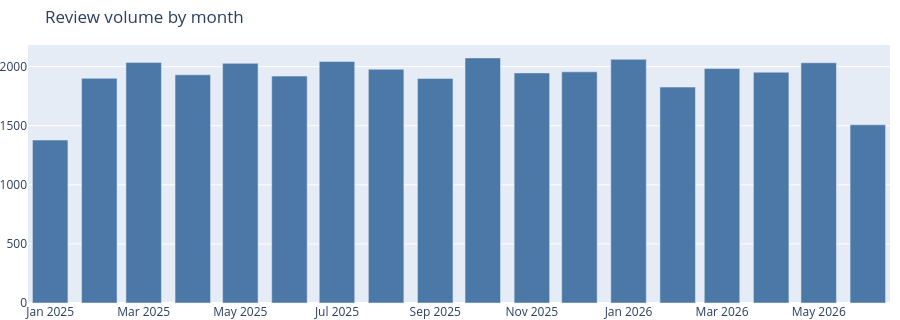
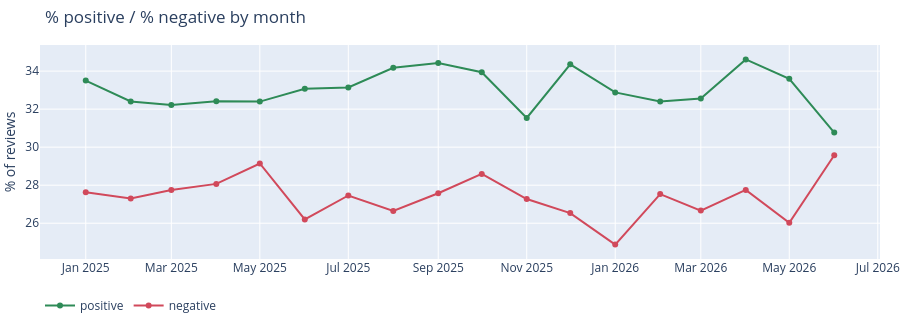
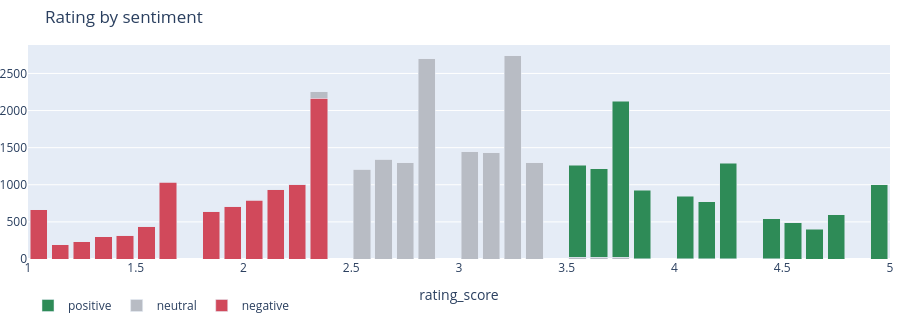
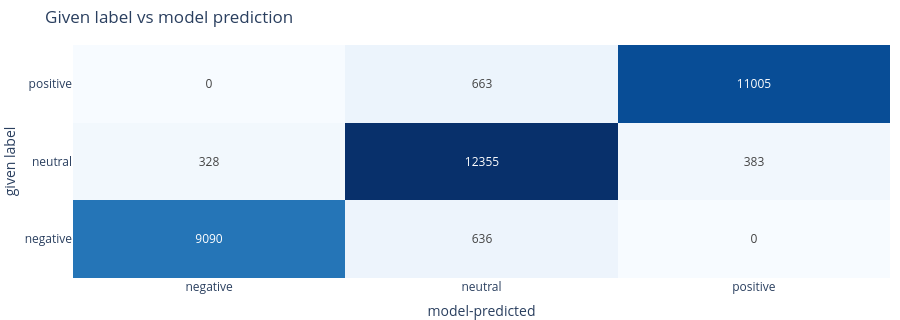

Notebook source saved alongside these figures, in order:
### Markdown cell above
### Overview

### Code cell
view_overview(rev0, sen0)

### Figure 1 — Plotly figure (JSON) as saved in the notebook; plotly's stock layout.template omitted (floating-point values rounded to 4 significant figures)
{"data": [{"marker": {"color": "#4C78A8"}, "type": "bar", "x": ["2025-01-01T00:00:00.000000", "2025-02-01T00:00:00.000000", "2025-03-01T00:00:00.000000", "2025-04-01T00:00:00.000000", "2025-05-01T00:00:00.000000", "2025-06-01T00:00:00.000000", "2025-07-01T00:00:00.000000", "2025-08-01T00:00:00.000000", "2025-09-01T00:00:00.000000", "2025-10-01T00:00:00.000000", "2025-11-01T00:00:00.000000", "2025-12-01T00:00:00.000000", "2026-01-01T00:00:00.000000", "2026-02-01T00:00:00.000000", "2026-03-01T00:00:00.000000", "2026-04-01T00:00:00.000000", "2026-05-01T00:00:00.000000", "2026-06-01T00:00:00.000000"], "y": [1379, 1901, 2036, 1931, 2028, 1920, 2043, 1978, 1900, 2074, 1947, 1956, 2062, 1827, 1984, 1953, 2033, 1508]}], "layout": {"height": 320, "legend": {"orientation": "h", "y": -0.15}, "margin": {"b": 0, "l": 0, "r": 10, "t": 45}, "title": {"text": "Review volume by month"}}}

### Figure 2 — Plotly figure (JSON) as saved in the notebook; plotly's stock layout.template omitted (floating-point values rounded to 4 significant figures)
{"data": [{"line": {"color": "#2E8B57"}, "mode": "lines+markers", "name": "positive", "type": "scatter", "x": ["2025-01-01T00:00:00.000000", "2025-02-01T00:00:00.000000", "2025-03-01T00:00:00.000000", "2025-04-01T00:00:00.000000", "2025-05-01T00:00:00.000000", "2025-06-01T00:00:00.000000", "2025-07-01T00:00:00.000000", "2025-08-01T00:00:00.000000", "2025-09-01T00:00:00.000000", "2025-10-01T00:00:00.000000", "2025-11-01T00:00:00.000000", "2025-12-01T00:00:00.000000", "2026-01-01T00:00:00.000000", "2026-02-01T00:00:00.000000", "2026-03-01T00:00:00.000000", "2026-04-01T00:00:00.000000", "2026-05-01T00:00:00.000000", "2026-06-01T00:00:00.000000"], "y": [33.5, 32.4, 32.22, 32.42, 32.4, 33.07, 33.14, 34.18, 34.42, 33.94, 31.54, 34.36, 32.88, 32.4, 32.56, 34.61, 33.6, 30.77]}, {"line": {"color": "#D1495B"}, "mode": "lines+markers", "name": "negative", "type": "scatter", "x": ["2025-01-01T00:00:00.000000", "2025-02-01T00:00:00.000000", "2025-03-01T00:00:00.000000", "2025-04-01T00:00:00.000000", "2025-05-01T00:00:00.000000", "2025-06-01T00:00:00.000000", "2025-07-01T00:00:00.000000", "2025-08-01T00:00:00.000000", "2025-09-01T00:00:00.000000", "2025-10-01T00:00:00.000000", "2025-11-01T00:00:00.000000", "2025-12-01T00:00:00.000000", "2026-01-01T00:00:00.000000", "2026-02-01T00:00:00.000000", "2026-03-01T00:00:00.000000", "2026-04-01T00:00:00.000000", "2026-05-01T00:00:00.000000", "2026-06-01T00:00:00.000000"], "y": [27.63, 27.3, 27.75, 28.07, 29.14, 26.2, 27.46, 26.64, 27.58, 28.59, 27.27, 26.53, 24.88, 27.53, 26.66, 27.75, 26.02, 29.58]}], "layout": {"height": 320, "legend": {"orientation": "h", "y": -0.15}, "margin": {"b": 0, "l": 0, "r": 10, "t": 45}, "title": {"text": "% positive / % negative by month"}, "yaxis": {"title": {"text": "% of reviews"}}}}

### Figure 3 — Plotly figure (JSON) as saved in the notebook; plotly's stock layout.template omitted (floating-point values rounded to 4 significant figures)
{"data": [{"marker": {"color": "#D1495B"}, "name": "negative", "type": "bar", "x": [1.05, 1.15, 1.25, 1.35, 1.45, 1.55, 1.65, 1.75, 1.85, 1.95, 2.05, 2.15, 2.25, 2.35, 2.45, 2.55, 2.65, 2.75, 2.85, 2.95, 3.05, 3.15, 3.25, 3.35, 3.45, 3.55, 3.65, 3.75, 3.85, 3.95, 4.05, 4.15, 4.25, 4.35, 4.45, 4.55, 4.65, 4.75, 4.85, 4.95], "y": [662, 189, 231, 302, 317, 434, 1034, 0, 640, 711, 790, 936, 1006, 2166, 0, 0, 0, 0, 0, 0, 0, 0, 0, 0, 0, 0, 0, 0, 0, 0, 0, 0, 0, 0, 0, 0, 0, 0, 0, 0]}, {"marker": {"color": "#B8BCC4"}, "name": "neutral", "type": "bar", "x": [1.05, 1.15, 1.25, 1.35, 1.45, 1.55, 1.65, 1.75, 1.85, 1.95, 2.05, 2.15, 2.25, 2.35, 2.45, 2.55, 2.65, 2.75, 2.85, 2.95, 3.05, 3.15, 3.25, 3.35, 3.45, 3.55, 3.65, 3.75, 3.85, 3.95, 4.05, 4.15, 4.25, 4.35, 4.45, 4.55, 4.65, 4.75, 4.85, 4.95], "y": [1, 0, 0, 1, 0, 4, 4, 0, 2, 2, 6, 7, 4, 85, 0, 1211, 1341, 1294, 2698, 0, 1448, 1429, 2738, 1296, 0, 21, 26, 21, 5, 0, 4, 3, 1, 0, 2, 0, 0, 0, 0, 0]}, {"marker": {"color": "#2E8B57"}, "name": "positive", "type": "bar", "x": [1.05, 1.15, 1.25, 1.35, 1.45, 1.55, 1.65, 1.75, 1.85, 1.95, 2.05, 2.15, 2.25, 2.35, 2.45, 2.55, 2.65, 2.75, 2.85, 2.95, 3.05, 3.15, 3.25, 3.35, 3.45, 3.55, 3.65, 3.75, 3.85, 3.95, 4.05, 4.15, 4.25, 4.35, 4.45, 4.55, 4.65, 4.75, 4.85, 4.95], "y": [0, 0, 0, 0, 0, 0, 0, 0, 0, 0, 0, 0, 0, 0, 0, 0, 0, 0, 0, 0, 0, 0, 1, 1, 0, 1245, 1191, 2106, 920, 0, 842, 770, 1286, 0, 540, 491, 401, 596, 0, 998]}], "layout": {"barmode": "stack", "height": 320, "legend": {"orientation": "h", "y": -0.15}, "margin": {"b": 0, "l": 0, "r": 10, "t": 45}, "title": {"text": "Rating by sentiment"}, "xaxis": {"title": {"text": "rating_score"}}}}

### Figure 4 — Plotly figure (JSON) as saved in the notebook; plotly's stock layout.template omitted (floating-point values rounded to 4 significant figures)
{"data": [{"colorscale": [[0.0, "rgb(247,251,255)"], [0.125, "rgb(222,235,247)"], [0.25, "rgb(198,219,239)"], [0.375, "rgb(158,202,225)"], [0.5, "rgb(107,174,214)"], [0.625, "rgb(66,146,198)"], [0.75, "rgb(33,113,181)"], [0.875, "rgb(8,81,156)"], [1.0, "rgb(8,48,107)"]], "showscale": false, "text": [[9090, 636, 0], [328, 12355, 383], [0, 663, 11005]], "texttemplate": "%{text}", "type": "heatmap", "x": ["negative", "neutral", "positive"], "y": ["negative", "neutral", "positive"], "z": [[9090, 636, 0], [328, 12355, 383], [0, 663, 11005]]}], "layout": {"height": 320, "legend": {"orientation": "h", "y": -0.15}, "margin": {"b": 0, "l": 0, "r": 10, "t": 45}, "title": {"text": "Given label vs model prediction"}, "xaxis": {"title": {"text": "model-predicted"}}, "yaxis": {"title": {"text": "given label"}}}}
